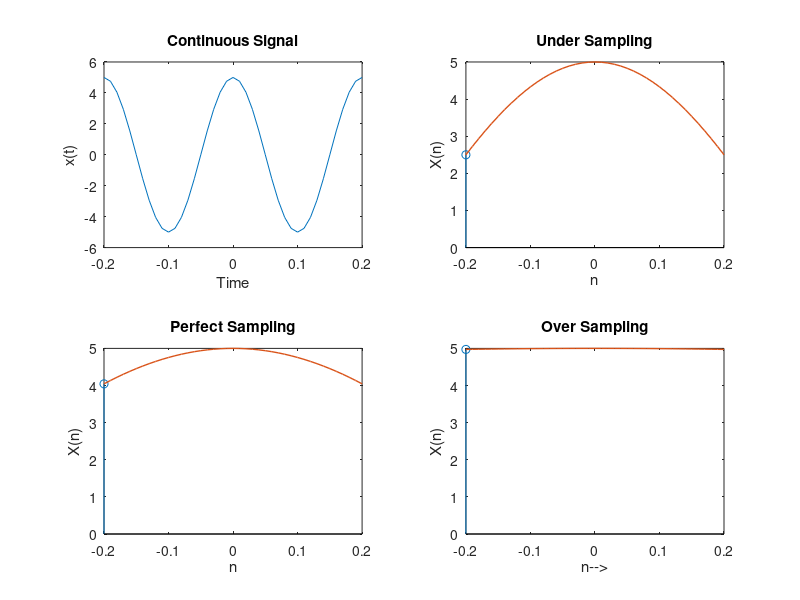

Recreate this plot in MATLAB.

%user inputs for frequenct and amplitede
fm=input('Enter Signal frequency : ');
Am=input('Enter Signal Amplitude : ');

%0.01 spaced time array 
t=(-1/fm):0.01:(1/fm);

%original signal
x=Am*cos(2*pi*fm*t);

%plots
subplot(2,2,1);
plot(t,x);
xlabel('Time');
ylabel('x(t)');
title('Continuous Signal');

%fs < 2fm undersampling case
fs_under=1.2*fm;
n=(-1/fm):1:(1/fm);
xn_under=Am*cos(2*pi*n*fm/fs_under);
subplot(2,2,2);
stem(n,xn_under);
hold on;
% plot(n,xn_under, 'LineWidth',2);
plot(t,Am*cos(2*pi*t*fm/fs_under) , 'LineWidth', 1)
xlabel('n');
ylabel('X(n)');
title('Under Sampling');

%fs = 2fm ideal case
fs_ideal=2*fm;
xn_ideal=Am*cos(2*pi*n*fm/fs_ideal);
subplot(2,2,3);
stem(n,xn_ideal);
hold on;
% plot(n,xn_ideal, 'LineWidth',2);
plot(t,Am*cos(2*pi*t*fm/fs_ideal) , 'LineWidth', 1)
xlabel('n');
ylabel('X(n)');
title('Perfect Sampling');

%fs > 2fm oversampling case
fs_over=12*fm;
% n=-20:1:20;
xn_over=Am*cos(2*pi*n*fm/fs_over);
subplot(2,2,4);
stem(n,xn_over);
hold on;
% plot(n,xn_over, 'LineWidth',2);
plot(t,Am*cos(2*pi*t*fm/fs_over) , 'LineWidth', 1)
xlabel('n-->');
ylabel('X(n)');
title('Over Sampling');